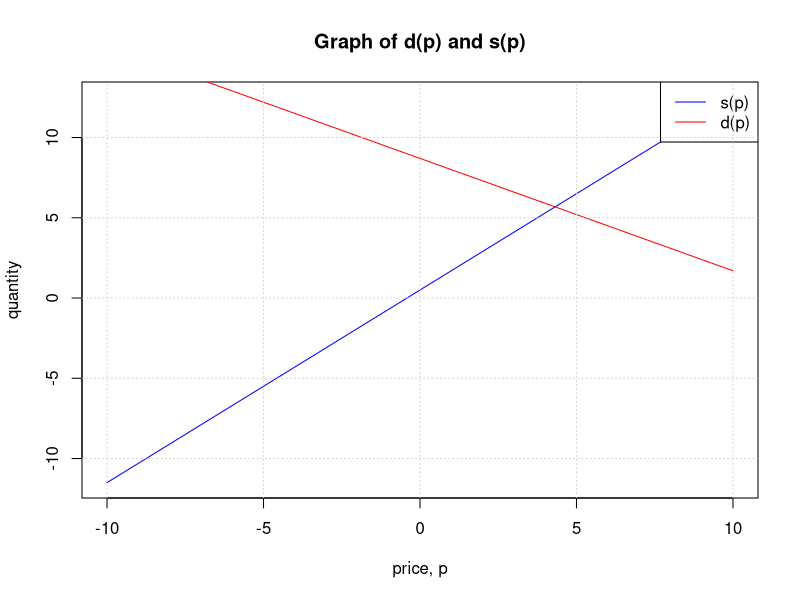
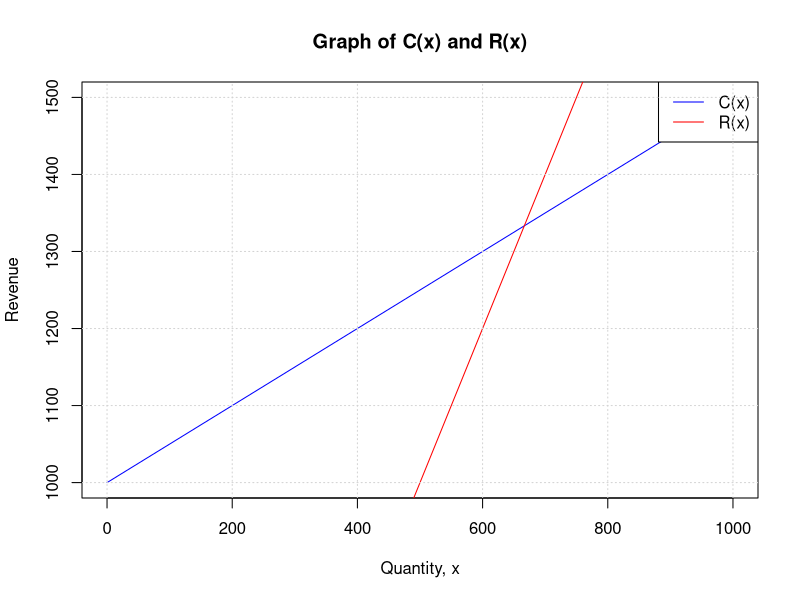

Generate these figures, in order, with R:
## ---- chunk 1
# Create a sequence of x-values
x <- seq(-10, 10, length.out = 100)

# Calculate y-values for each function
y_f <- 0.5 + 1.2 * x
y_g <- 8.7 - 0.7 * x

# Create the plot
plot(x, y_f, type = "l", col = "blue", xlab = "price, p", ylab = "quantity", main = "Graph of d(p) and s(p)")
lines(x, y_g, col = "red")
legend("topright", legend = c("s(p)", "d(p)"), col = c("blue", "red"), lty = 1)
grid()
## ---- chunk 2
# Create a sequence of x-values
x <- seq(0, 1000, length.out = 100)

# Calculate y-values for each function
y_f <- 1000 + 0.5 * x
y_g <- 2 * x

# Create the plot
plot(x, y_f, type = "l", col = "blue", xlab = "Quantity, x", ylab = "Revenue", main = "Graph of C(x) and R(x)")
lines(x, y_g, col = "red")
legend("topright", legend = c("C(x)", "R(x)"), col = c("blue", "red"), lty = 1)
grid()
